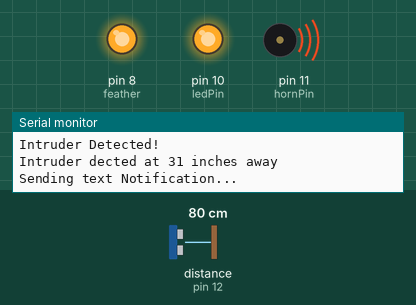
A sketch run on a simulated Arduino Uno, built with avr-gcc and run on an emulated ATmega328P. On the bench: output pins drawn as LEDs (lit = HIGH), buzzer (waves = sounding, pin HIGH), the last lines printed to the serial monitor. Wiring (inferred from the names in the program): ultrasonic range finder: trigger pin 13; echo pin 12. The test bench sets the inputs (shaded band); at power-on: distance to the obstacle (sensor on pin 12) 80 cm. The echo pulse lasts 58.3 µs per cm; pins used as bus, display or sensor lines are not drawn.

Above: at 10.9 s.
11.0 s: distance to the obstacle (sensor on pin 12) set to 127 cm
At 20.26 s:
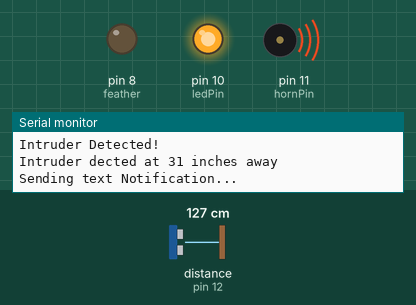
21.6 s: distance to the obstacle (sensor on pin 12) set to 135 cm
At 30.8 s:
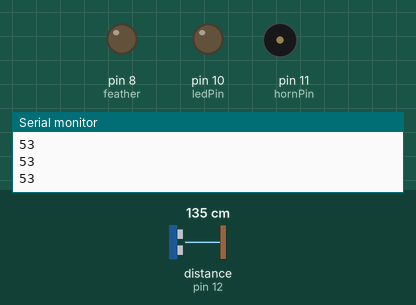
Timing chart, 0 to 32.3 s (numbered marks = the images above; inputs shaded):
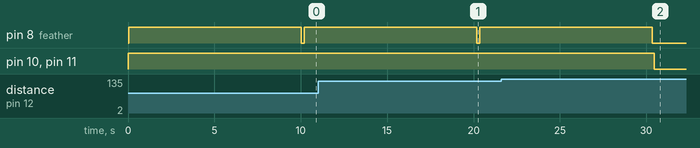

Measured:
- the behaviour switches between 129 and 130 cm on distance to the obstacle (sensor on pin 12) (found by bisection; images 1 and 2)
- after the input at 21.6 s, pin 8 (feather): goes on until 30.3 s, then stays LOW; pin 10 (ledPin), pin 11 (hornPin): HIGH → LOW after 8.9 s

The sketch:

finalCap1Arduino.ino
```cpp
#include <SoftwareSerial.h>

int trigPin = 13;
int echoPin = 12;
int ledPin = 10;
int hornPin = 11;
int feather = 8;

int spaceIntruded;

long duration, cm, inches;

void setup() {

  Serial.begin (9600);
  pinMode(trigPin, OUTPUT);
  pinMode(echoPin, INPUT);
  pinMode(ledPin, OUTPUT);
  pinMode(hornPin, OUTPUT);
  pinMode(feather, OUTPUT);
  Serial.println("Armed...");
}

void loop() {

  digitalWrite(trigPin, LOW);
  delayMicroseconds(1);
  digitalWrite(trigPin, HIGH);
  delayMicroseconds(2);
  digitalWrite(trigPin, LOW);
  pinMode(echoPin, INPUT);
  duration = pulseIn(echoPin, HIGH);

  inches = (duration / 2) / 74;

  spaceIntruded = inches;
  Serial.println(spaceIntruded);

  if (spaceIntruded <= 50 || spaceIntruded >= 1000){
      digitalWrite(ledPin, HIGH);
      digitalWrite(hornPin, HIGH);
      Serial.println("Intruder Detected!");
      Serial.print("Intruder dected at ");
      Serial.print(spaceIntruded);
      Serial.println(" inches away");
      Serial.println("Sending text Notification...");
  }

  else{
    digitalWrite(hornPin, LOW);
    digitalWrite(ledPin, LOW);
  }

   if (spaceIntruded <= 50) {
      digitalWrite(feather, HIGH);
      delay(10000);
      digitalWrite(feather, LOW);
      delay(100);
      Serial.println("System is now armed again...");
  }

}
```
